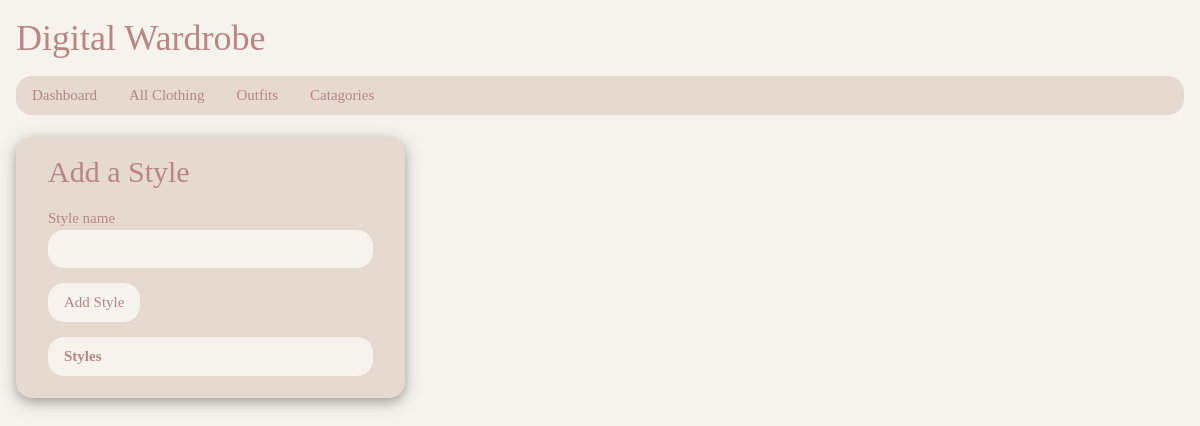
/styles (signed in), run on an earlier commit of the app's database.
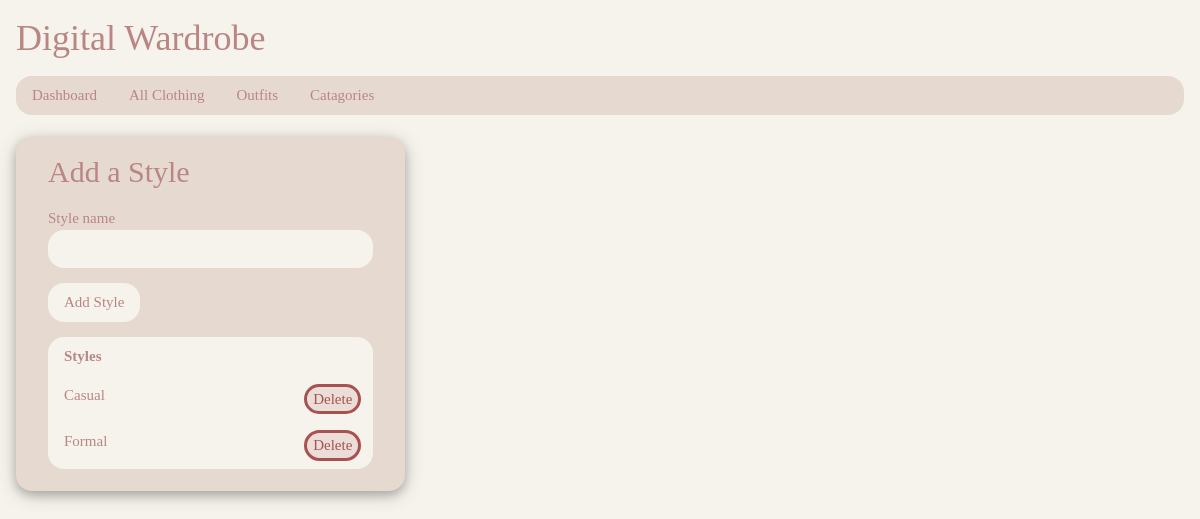
And on a later commit of the database.
### tables this page shows
CREATE TABLE style (style_id INTEGER PRIMARY KEY, style_name TEXT, user_id INTEGER REFERENCES user (user_id));

### app.py (the view, shortened to what this page needs)
@app.route('/styles', methods=['GET', 'POST'])
def add_style():
    if 'user_id' in session:
        user_id = session['user_id']
        return viewstyles(user_id)
    else:
        return redirect(url_for('login'))

### app.py (called while the page is built)
@app.route('/styles/<int:user_id>')
def viewstyles(user_id):
    if 'user_id' in session:
        user_id = session['user_id']
        db = sqlite3.connect(DB)
        cursor = db.cursor()
        cursor.execute("SELECT * FROM style WHERE user_id =?", (user_id,))
        styles_results = cursor.fetchall()
        db.close()
        return render_template("styles.html", user_id=user_id, styles_results=styles_results)
    else:
        return redirect(url_for('login'))

### templates/styles.html
{% extends "base.html" %}
{% block body %}
<br>
    <div class="w3-col s4">
      <div class="w3-container colour5 w3-round-xlarge w3-card-4">
        <form class="w3-container" action="{{ url_for('add_style') }}" method="POST">
          <h2 class="heading-padding">Add a Style</h2>
          <label> Style name</label>
          <input name="style_name" type="text" maxlength="25" placeholder=" " class="w3-input" required>
          <p><input button type="submit" value="Add Style" class="w3-ckp-input-button w3-round-xlarge"></p>
        </form>
        <div class="w3-container">
          <table class="w3-table colour4">
            <tr>
              <th>Styles</th>
            </tr>
            {% for item in styles_results %}
            <tr>
              <td>{{ item[1] }}</td>
              <td class="w3-right-align">
                <form method="POST" action="{{ url_for('delete_style', ID=item[0]) }}">
                  <input style="margin-right: 4px;" type="submit" title="Delete" class="input delete-button" value="Delete" onclick="return confirm('Are you sure you want to delete this Style?')">
                </form>
              </td>
            </tr>
            {% endfor %}
          </table>
          <br>
        </div>
      </div>
    </div>
{% endblock %}

What changed in the data, as far as the page shows it:
added style: style_name "Casual"
added style: style_name "Formal"
